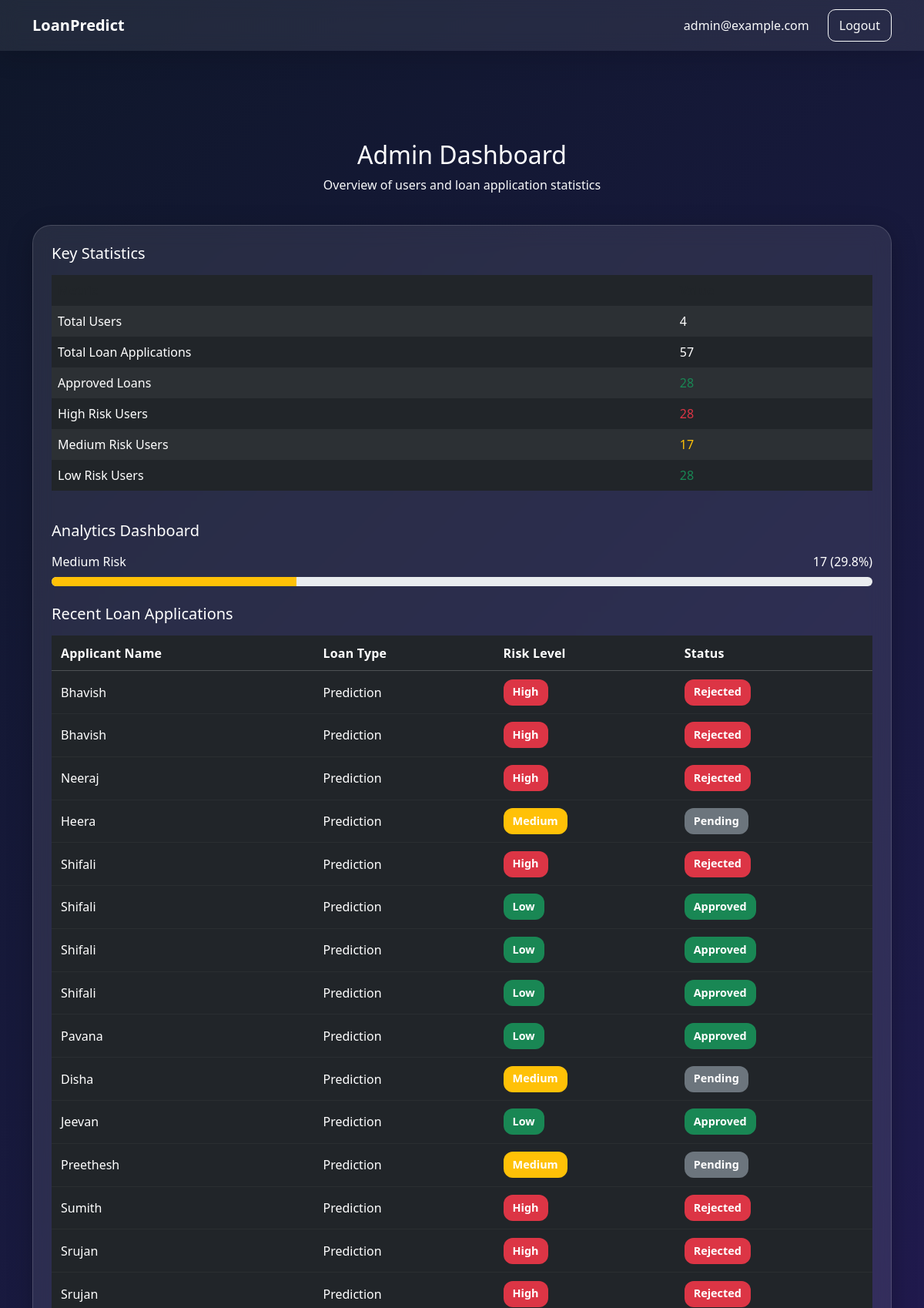
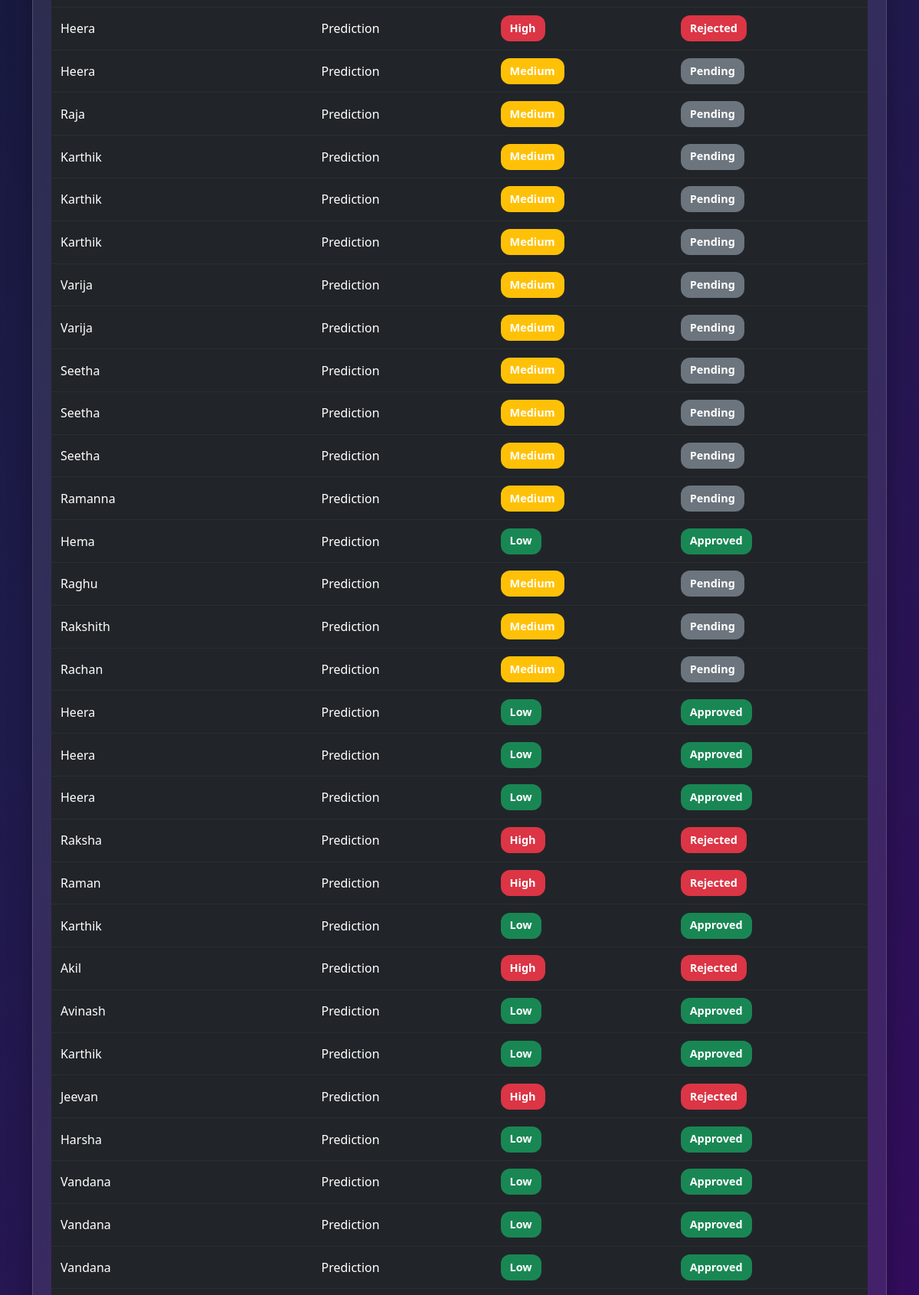
Screenshot of /admin (signed in, upper part) with the database file from the repository (2 pictures, top to bottom).
### tables this page shows
CREATE TABLE predictions (
            id INTEGER PRIMARY KEY AUTOINCREMENT,
            user_id INTEGER NOT NULL,
            name TEXT NOT NULL,
            gender TEXT NOT NULL,
            age INTEGER NOT NULL,
            annual_income REAL NOT NULL,
            loan_amount REAL NOT NULL,
            credit_score REAL NOT NULL,
            num_of_delinquencies REAL NOT NULL,
            result TEXT NOT NULL,
            probability REAL NOT NULL,
            created_at TIMESTAMP DEFAULT CURRENT_TIMESTAMP, risk_percentage INTEGER, status TEXT, pdf_path TEXT,
            FOREIGN KEY (user_id) REFERENCES users(id)
        );

### app.py (the view, shortened to what this page needs)
@app.route('/admin')
def admin_dashboard():
    if not session.get('is_admin'):
        return redirect(url_for('home'))
    db = get_db()
    total_users = db.execute('SELECT COUNT(*) AS cnt FROM users').fetchone()['cnt']
    total_apps = db.execute('SELECT COUNT(*) AS cnt FROM predictions').fetchone()['cnt']
    cols = [r[1] for r in db.execute("PRAGMA table_info(predictions)").fetchall()]
    try:
        db.execute("UPDATE predictions SET status = 'Approved' WHERE (status IS NULL OR status = '' OR status = 'Pending') AND result = 'Low Risk'")
        db.execute("UPDATE predictions SET status = 'Rejected' WHERE (status IS NULL OR status = '' OR status = 'Pending') AND result = 'High Risk'")
        db.execute("UPDATE predictions SET status = 'Pending' WHERE (status IS NULL OR status = '') AND (result = 'Medium Risk' OR result = 'Medium')")
        db.commit()
    except Exception:
        try:
            db.rollback()
        except Exception:
            pass
    if 'status' in cols:
        approved_loans = db.execute("SELECT COUNT(*) AS cnt FROM predictions WHERE status = 'Approved'").fetchone()['cnt']
    else:
        approved_loans = db.execute("SELECT COUNT(*) AS cnt FROM predictions WHERE result = 'Low Risk'").fetchone()['cnt']
    if 'risk_percentage' in cols:
        high_risk = db.execute("SELECT COUNT(*) AS cnt FROM predictions WHERE (risk_percentage BETWEEN 100 AND 300) OR result = 'High Risk'").fetchone()['cnt']
        medium_risk = db.execute("SELECT COUNT(*) AS cnt FROM predictions WHERE (risk_percentage BETWEEN 301 AND 600) OR result = 'Medium Risk'").fetchone()['cnt']
        low_risk = db.execute("SELECT COUNT(*) AS cnt FROM predictions WHERE (risk_percentage BETWEEN 601 AND 900) OR result = 'Low Risk'").fetchone()['cnt']
    else:
        high_risk = db.execute("SELECT COUNT(*) AS cnt FROM predictions WHERE result = 'High Risk'").fetchone()['cnt']
        medium_risk = 0
        low_risk = db.execute("SELECT COUNT(*) AS cnt FROM predictions WHERE result = 'Low Risk'").fetchone()['cnt']
    select_cols = ['id', 'name', 'result', 'probability', 'created_at']
    if 'risk_percentage' in cols:
        select_cols.append('risk_percentage')
    if 'status' in cols:
        select_cols.append('status')
    if 'pdf_path' in cols:
        select_cols.append('pdf_path')
    sql = 'SELECT ' + ','.join(select_cols) + ' FROM predictions ORDER BY created_at DESC'
    applications = db.execute(sql).fetchall()
    db.close()
    return render_template('admin_dashboard.html',
                           total_users=total_users,
                           total_apps=total_apps,
                           approved_loans=approved_loans,
                           high_risk=high_risk,
                           medium_risk=medium_risk,
                           low_risk=low_risk,
                           applications=applications,
                           username=session.get('username', 'Admin'))

### app.py (called while the page is built)
def get_db():
    db = sqlite3.connect(DATABASE)
    db.row_factory = sqlite3.Row
    return db

### templates/admin_dashboard.html (shortened to what this page needs)
<!DOCTYPE html>
<html lang="en">
<head>
    <link href="https://cdn.jsdelivr.net/npm/bootstrap@5.3.3/dist/css/bootstrap.min.css" rel="stylesheet">
    <link rel="stylesheet" href="{{ url_for('static', filename='css/style.css') }}">
</head>
<body class="form-page-bg">
    <nav class="navbar navbar-expand-lg custom-navbar fixed-top">
        <div class="container">
            <a class="navbar-brand fw-bold text-white" href="/">LoanPredict</a>
            <div class="navbar-nav ms-auto align-items-center gap-3">
                <span class="text-light">{{ username }}</span>
                <a href="/logout" class="btn btn-outline-light ms-2">Logout</a>
            </div>
        </div>
    </nav>
    <div class="container" style="padding-top:110px; padding-bottom:60px;">
        <div class="row mb-4">
            <div class="col-12 text-center">
                <h2 class="text-white">Admin Dashboard</h2>
                <p class="text-light">Overview of users and loan application statistics</p>
            </div>
        </div>
        <div class="row">
            <div class="col-12">
                <div class="card glass-card p-4">
                    <h5 class="text-white mb-3">Key Statistics</h5>
                    <div class="table-responsive mb-4">
                        <table class="table table-dark table-striped table-borderless">
                            <thead>
                                <tr>
                                    <th class="text-muted">Metric</th>
                                    <th class="text-muted">Value</th>
                                </tr>
                            </thead>
                            <tbody>
                                <tr>
                                    <td>Total Users</td>
                                    <td>{{ total_users }}</td>
                                </tr>
                                <tr>
                                    <td>Total Loan Applications</td>
                                    <td>{{ total_apps }}</td>
                                </tr>
                                <tr>
                                    <td>Approved Loans</td>
                                    <td class="text-success">{{ approved_loans }}</td>
                                </tr>
                                <tr>
                                    <td>High Risk Users</td>
                                    <td class="text-danger">{{ high_risk }}</td>
                                </tr>
                                <tr>
                                    <td>Medium Risk Users</td>
                                    <td class="text-warning">{{ medium_risk }}</td>
                                </tr>
                                <tr>
                                    <td>Low Risk Users</td>
                                    <td class="text-success">{{ low_risk }}</td>
                                </tr>
                            </tbody>
                        </table>
                    </div>
                    <h5 class="text-white mb-3">Analytics Dashboard</h5>
                    <div class="mb-4">
                        {% set total = total_apps if total_apps else (high_risk + medium_risk + low_risk) %}
                        {% if total and total > 0 %}
                            {% set medium_pct = (medium_risk / total * 100) | round(1) %}
                        {% else %}
                            {% set medium_pct = 0 %}
                        {% endif %}
                        <div class="d-flex justify-content-between align-items-center mb-2">
                            <div class="text-white">Medium Risk</div>
                            <div class="text-white">{{ medium_risk }} ({{ medium_pct }}%)</div>
                        </div>
                        <div class="progress" style="height:12px;">
                            <div class="progress-bar bg-warning" role="progressbar" style="width: {{ medium_pct }}%;" aria-valuenow="{{ medium_pct }}" aria-valuemin="0" aria-valuemax="100"></div>
                        </div>
                    </div>
                    <h5 class="text-white mb-3">Recent Loan Applications</h5>
                    <div class="table-responsive">
                        <table class="table table-dark table-hover align-middle admin-table">
                            <thead>
                                <tr>
                                    <th>Applicant Name</th>
                                    <th>Loan Type</th>
                                    <th>Risk Level</th>
                                    <th>Status</th>
                                </tr>
                            </thead>
                            <tbody>
                                {% for app in applications %}
                                <tr>
                                    <td>{{ app['name'] }}</td>
                                    <td>Prediction</td>
                                    <td>
                                        {% set rp = app['risk_percentage'] if 'risk_percentage' in app.keys() else None %}
                                        {% set result_val = app['result'] if 'result' in app.keys() else None %}
                                        {% if rp is not none %}
                                            {% if rp >= 100 and rp <= 300 %}
                                                <span class="badge bg-danger">High</span>
                                            {% elif rp >= 301 and rp <= 600 %}
                                                <span class="badge bg-warning">Medium</span>
                                            {% elif rp >= 601 and rp <= 900 %}
                                                <span class="badge bg-success">Low</span>
                                            {% else %}
                                                <span class="badge bg-secondary">Unknown</span>
                                            {% endif %}
                                        {% else %}
                                            {% if result_val == 'High Risk' %}
                                                <span class="badge bg-danger">High</span>
                                            {% elif result_val == 'Low Risk' %}
                                                <span class="badge bg-success">Low</span>
                                            {% else %}
                                                <span class="badge bg-warning">{{ result_val }}</span>
                                            {% endif %}
                                        {% endif %}
                                    </td>
                                    <td>
                                        {% set rp = app['risk_percentage'] if 'risk_percentage' in app.keys() else None %}
                                        {% set result_val = app['result'] if 'result' in app.keys() else None %}
                                        {% if rp is not none %}
                                            {% if rp >= 100 and rp <= 300 %}
                                                <span class="badge bg-danger">Rejected</span>
                                            {% elif rp >= 301 and rp <= 600 %}
                                                <span class="badge bg-secondary">Pending</span>
                                            {% elif rp >= 601 and rp <= 900 %}
                                                <span class="badge bg-success">Approved</span>
                                            {% else %}
                                                {% if 'status' in app.keys() and app['status'] %}
                                                    <span class="badge bg-secondary">{{ app['status'] }}</span>
                                                {% else %}
                                                    <span class="badge bg-secondary">Unknown</span>
                                                {% endif %}
                                            {% endif %}
                                        {% else %}
                                            {% if result_val == 'High Risk' %}
                                                <span class="badge bg-danger">Rejected</span>
                                            {% elif result_val == 'Low Risk' %}
                                                <span class="badge bg-success">Approved</span>
                                            {% elif result_val == 'Medium Risk' or result_val == 'Medium' %}
                                                <span class="badge bg-secondary">Pending</span>
                                            {% else %}
                                                <span class="badge bg-secondary">Pending</span>
                                            {% endif %}
                                        {% endif %}
                                    </td>
                                    </tr>
                                {% endfor %}
                            </tbody>
                        </table>
                    </div>
                </div>
            </div>
        </div>
    </div>
</body>
</html>

### static/css/style.css (style rules this page uses)
* { margin: 0; padding: 0; box-sizing: border-box; font-family: 'Segoe UI', sans-serif; }
body { background: linear-gradient(135deg, #0f172a, #1e293b, #3b0764); min-height: 100vh; overflow-x: hidden; color: white; }
@media (min-width: 576px) { body { padding-top: 72px; } }
html { scroll-behavior: smooth; }
.custom-navbar { background: rgba(255, 255, 255, 0.08); backdrop-filter: blur(12px); box-shadow: 0 8px 32px rgba(0, 0, 0, 0.15); padding: 12px 0; transition: 0.3s ease; }
.hero-card, .glass-card { background: rgba(255, 255, 255, 0.09); border: 1px solid rgba(255, 255, 255, 0.15); backdrop-filter: blur(14px); border-radius: 24px; box-shadow: 0 8px 32px rgba(0, 0, 0, 0.25); padding: 30px; }
.btn-outline-light { padding: 8px 14px; border-radius: 10px; }
.form-page-bg { background: linear-gradient(135deg, #0f172a, #1e1b4b, #3b0764); }
.admin-table th, .admin-table td { vertical-align: middle; padding: 0.65rem 0.75rem; }
.admin-table .badge, .admin-table .btn, .admin-table .btn-sm { display: inline-flex; align-items: center; justify-content: center; min-height: 34px; padding: 6px 12px; font-size: 0.9rem; border-radius: 12px; }
.admin-table .badge { white-space: nowrap; }
.admin-table tbody tr { border-bottom: 1px solid rgba(255,255,255,0.04); }
.admin-table thead th { font-weight: 600; letter-spacing: 0.2px; }

### rows the page displays
predictions: name "Bhavish", shows "High", shows "Rejected"
predictions: name "Bhavish", shows "High", shows "Rejected"
predictions: name "Neeraj", shows "High", shows "Rejected"
predictions: name "Heera", risk_percentage "Medium"
predictions: name "Shifali", shows "High", shows "Rejected"
predictions: name "Shifali", risk_percentage "Low"
predictions: name "Shifali", risk_percentage "Low"
predictions: name "Shifali", risk_percentage "Low"
predictions: name "Pavana", risk_percentage "Low"
predictions: name "Disha", risk_percentage "Medium"
predictions: name "Jeevan", risk_percentage "Low"
predictions: name "Preethesh", risk_percentage "Medium"
predictions: name "Sumith", shows "High", shows "Rejected"
predictions: name "Srujan", shows "High", shows "Rejected"
predictions: name "Srujan", shows "High", shows "Rejected"
predictions: name "Heera", shows "High", shows "Rejected"
predictions: name "Heera", risk_percentage "Medium"
predictions: name "Raja", risk_percentage "Medium"
predictions: name "Karthik", risk_percentage "Medium"
predictions: name "Karthik", risk_percentage "Medium"
predictions: name "Karthik", risk_percentage "Medium"
predictions: name "Varija", risk_percentage "Medium"
predictions: name "Varija", risk_percentage "Medium"
predictions: name "Seetha", risk_percentage "Medium"
predictions: name "Seetha", risk_percentage "Medium"
predictions: name "Seetha", risk_percentage "Medium"
predictions: name "Ramanna", risk_percentage "Medium"
predictions: name "Hema", risk_percentage "Low"
predictions: name "Raghu", risk_percentage "Medium"
predictions: name "Rakshith", risk_percentage "Medium"
predictions: name "Rachan", risk_percentage "Medium"
predictions: name "Heera", result "Low"
predictions: name "Heera", result "Low"
predictions: name "Heera", result "Low"
predictions: name "Raksha", result "High"
predictions: name "Raman", result "High"
predictions: name "Karthik", result "Low"
predictions: name "Akil", result "High"
predictions: name "Avinash", result "Low"
predictions: name "Karthik", result "Low"
predictions: name "Jeevan", result "High"
predictions: name "Harsha", result "Low"
predictions: name "Vandana", result "Low"
predictions: name "Vandana", result "Low"
predictions: name "Vandana", result "Low"

### other values shown
{{ username }} "admin@example.com"
{{ total_users }} "4"
{{ total_apps }} "57"
{{ approved_loans }} "28"
{{ high_risk }} "28"
{{ medium_risk }} "17"
{{ low_risk }} "28"
{{ medium_pct }} "29.8"
